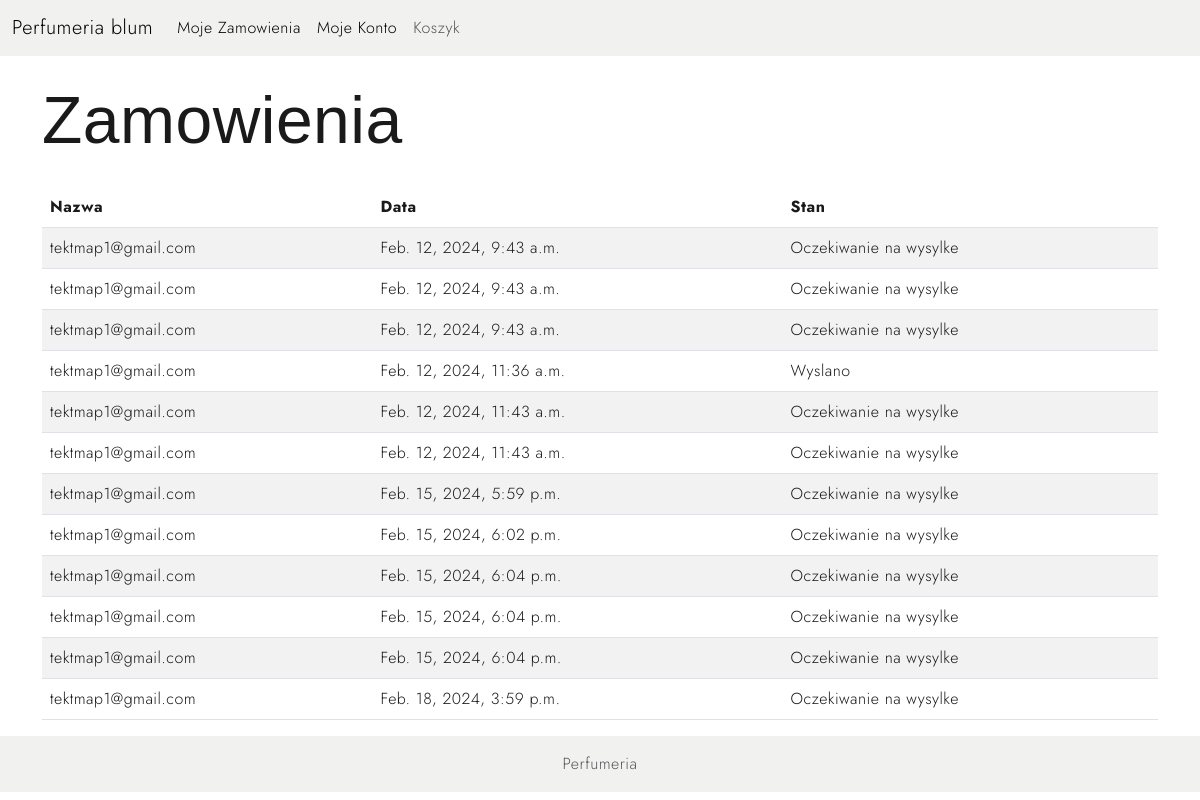
Before: /my_orders/ (signed in) with the older database file.
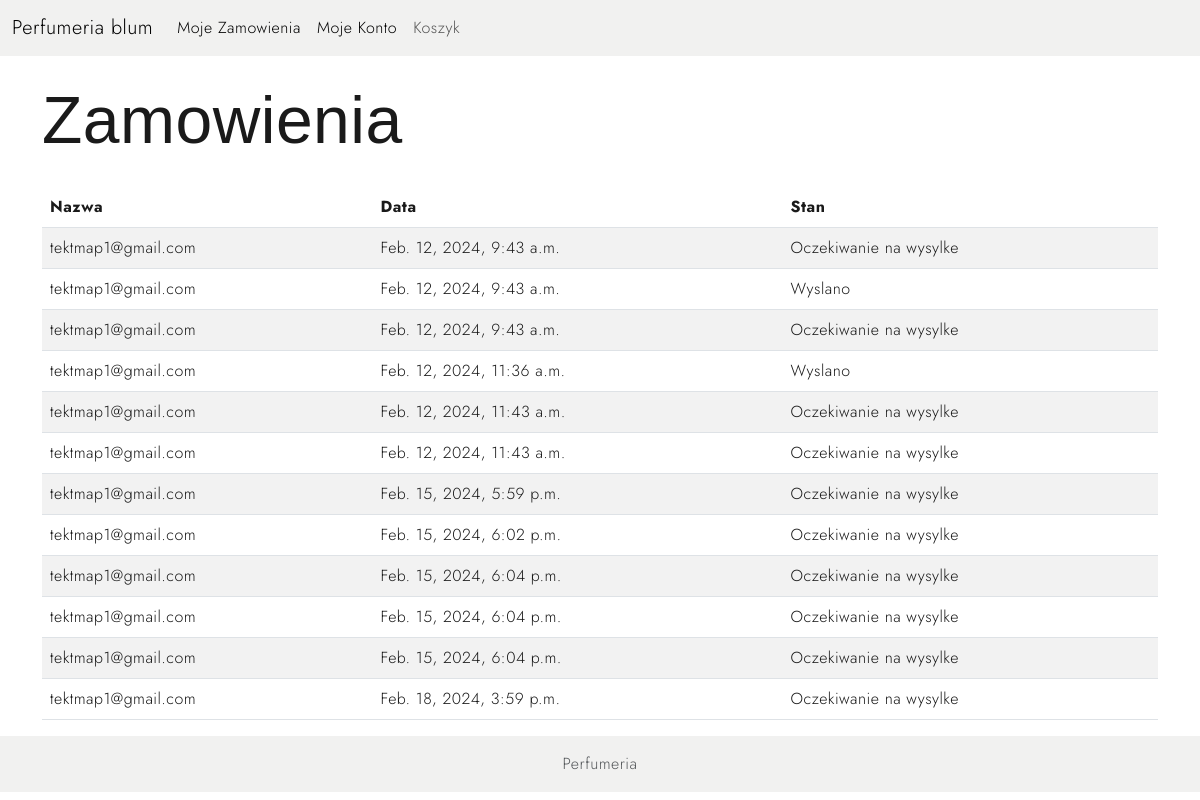
After: the same page with the newer database file.
### product/models.py (models this page shows, shortened)
class Card(models.Model):
    user = models.ForeignKey(to=User, on_delete=models.CASCADE, default="", blank=True)
    product = models.ManyToManyField(to=Product, default="", blank=True)
    quantity = models.IntegerField(default=1, blank=True)
    price = models.IntegerField(default=0)
    street = models.CharField(max_length=100, default="", blank=True)
    city = models.CharField(max_length=100, default="", blank=True)
    postal_code = models.CharField(max_length=6, default="", blank=True)
    phone_number = models.CharField(max_length=9, default="", blank=True)
    email = models.EmailField(default="", blank=True)
    first_name = models.CharField(max_length=50, default="", blank=True)
    last_name = models.CharField(max_length=50, default="", blank=True)
    promo_code = models.CharField(max_length=10, default="", blank=True)
    is_order = models.BooleanField(default=False, blank=True)
    date = models.DateTimeField(default=django.utils.timezone.now, blank=True)
    is_shipped = models.BooleanField(default=False)
    is_delivered = models.BooleanField(default=False)

### users/models.py (models this page shows)
class User(AbstractUser):
    address = models.CharField(max_length=50,default="")
    phone_number = models.IntegerField(default=0)
    USERNAME_FIELD = 'email'
    email = models.EmailField( unique=True)  # changes email to unique and blank to false
    REQUIRED_FIELDS = []  # removes email from REQUIRED_FIELDS

### product/views.py (the view)
# urls.py: path('my_orders/',UserOrders.as_view(),name='my_orders'),
class UserOrders(View):
    def get(self, request):
        orders = Card.objects.filter(user=request.user)
        context = {
            'orders': orders
        }
        return render(request, 'product/user_orderview.html', context=context)

### templates/product/user_orderview.html
{% extends 'base.html' %}
{% block content %}
    <div class="container">
         <h1 class="mt-4">Zamowienia</h1>
            <div class="row">
                <div class="col-md-12">
                    <table class="table table-striped">
                        <thead>
                            <tr>
                                <th scope="col">Nazwa</th>
                                <th scope="col">Data</th>
                                <th scope="col">Stan</th>
                            </tr>
                        </thead>
                        <tbody>
                            {% for order in orders %}
                                <tr>
                                    <td>{{ order.user.email }}</td>
                                    <td>{{ order.date }}</td>
                                    {% if order.is_shipped %}
                                        <td>Wyslano</td>
                                    {% else %}
                                        <td>Oczekiwanie na wysylke</td>
                                    {% endif %}
                                </tr>
                            {% endfor %}
                        </tbody>
                    </table>
                </div>
        </div>
     </div>
{% endblock %}

Changed rows visible on the page:
changed Card (number 2 of 12 on the later page): is_shipped "Oczekiwanie na wysylke" → "Wyslano"
